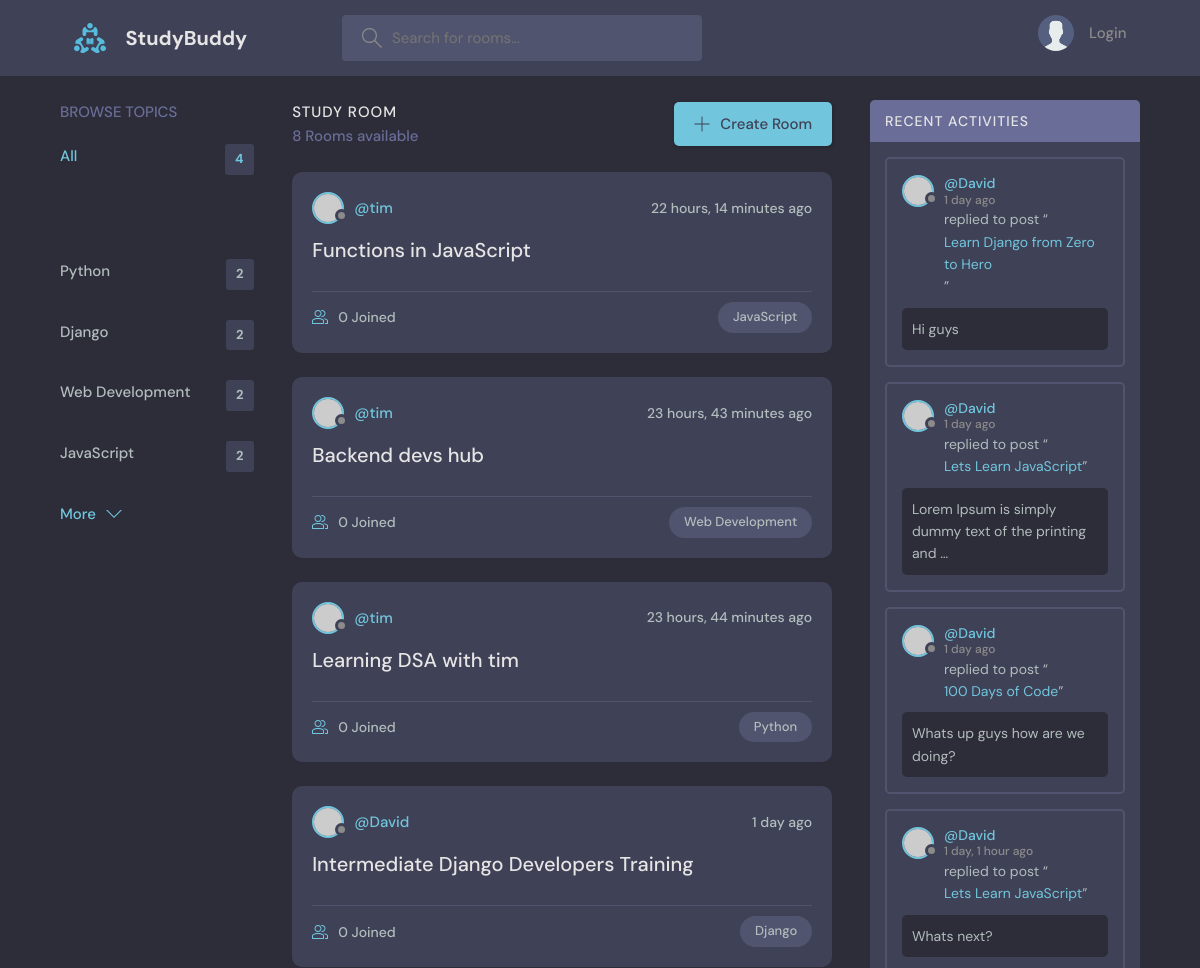
The app's page / (upper part), older data.
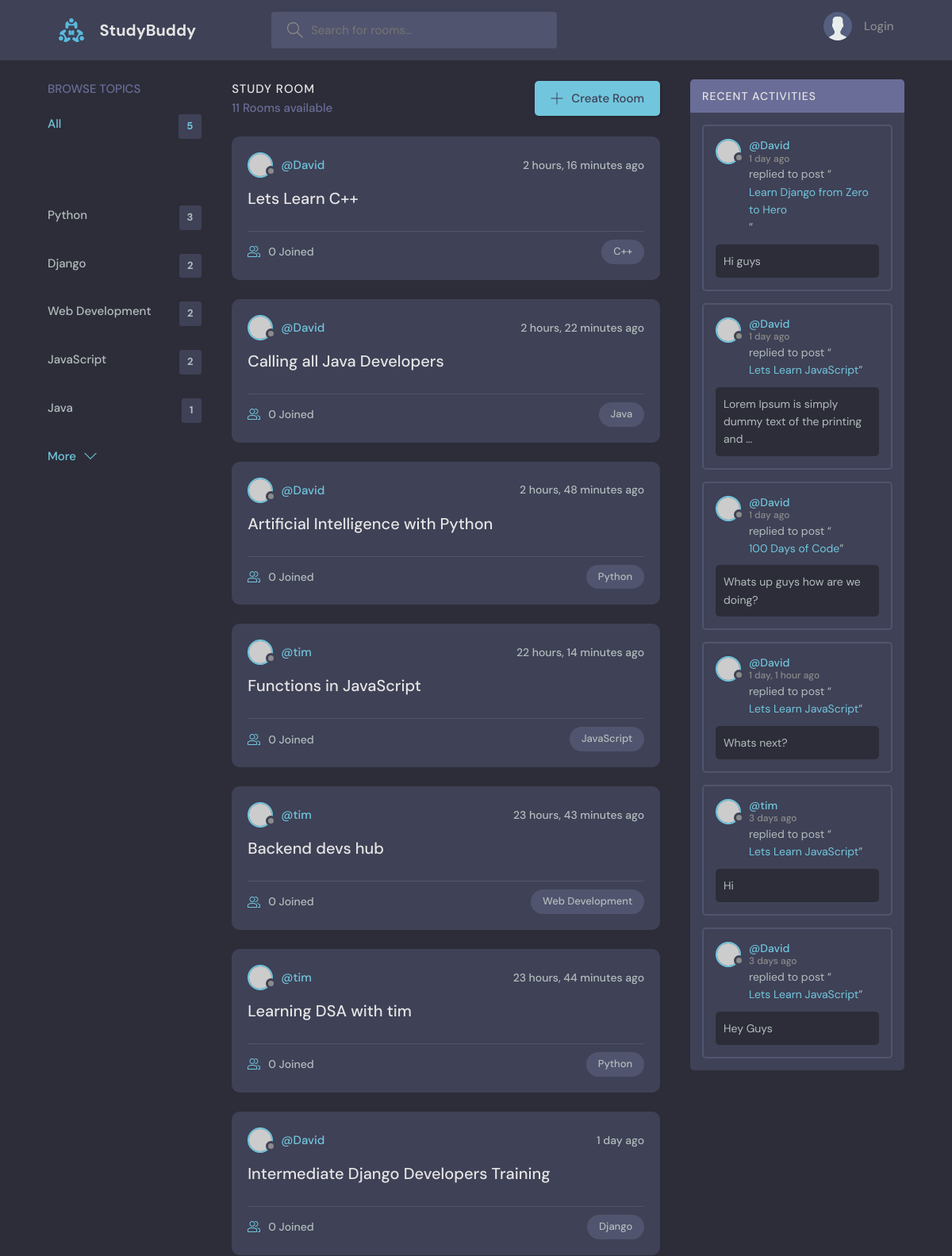
The same page, newer data.
### base/models.py (models this page shows, shortened)
class Topic(models.Model):
    name = models.CharField(max_length=200)

class Room(models.Model):
    host = models.ForeignKey(User, on_delete=models.SET_NULL, null=True)
    topic = models.ForeignKey(Topic, on_delete=models.SET_NULL, null=True)
    name = models.CharField(max_length=200)
    description = models.TextField(null=True, blank=True)
    participants = models.ManyToManyField(User, related_name='participants', blank=True)
    updated = models.DateTimeField(auto_now=True)
    created=models.DateTimeField(auto_now_add=True)
    class Meta:
        ordering = ['-created', '-updated']
    def __str__(self):
        return self.name

class Message(models.Model):
    user  =  models.ForeignKey(User, on_delete=models.CASCADE)
    room = models.ForeignKey(Room, on_delete=models.CASCADE)
    body = models.TextField()
    updated = models.DateTimeField(auto_now=True)
    created=models.DateTimeField(auto_now_add=True)
    class Meta:
            ordering = ['-created', '-updated']

### base/views.py (the view)
# urls.py: path('', views.home, name='home'),
def home(request):
    q =  request.GET.get('q') if request.GET.get('q') != None else ''
    rooms  = Room.objects.filter(
        Q(topic__name__icontains=q) |
        Q(name__icontains=q) |
        Q(description__icontains=q)
        )
    topics  = Topic.objects.all()[0:5]
    room_count = rooms.count()
    room_messages = Message.objects.filter(Q(room__topic__name__icontains=q))
    context = {'rooms': rooms, 'topics': topics, 'room_count':room_count, 'room_messages':room_messages}
    return render(request, 'base/home.html', context)

### base/templates/base/home.html (shortened to what this page needs)
{% extends 'main.html' %}
{% block content %}
    <main class="layout layout--3">
      <div class="container">
         {% include 'base/topics_component.html' %}
        <div class="roomList">
          <div class="roomList__header">
            <div>
              <h2>Study Room</h2>
              <p>{{room_count}} Rooms available</p>
            </div>
            <a class="btn btn--main" href="{% url 'create-room' %}">
              <svg version="1.1" xmlns="http://www.w3.org/2000/svg" width="32" height="32" viewBox="0 0 32 32">
                <title>add</title>
                <path
                  d="M16.943 0.943h-1.885v14.115h-14.115v1.885h14.115v14.115h1.885v-14.115h14.115v-1.885h-14.115v-14.115z"
                ></path>
              </svg>
              Create Room
            </a>
          </div>
          {% include 'base/feed_component.html' %}
        </div>
        {% include 'base/activity_component.html' %}
      </div>
    </main>
{% endblock content %}

### base/templates/base/topics_component.html (shortened to what this page needs)
<div class="topics">
          <div class="topics__header">
            <h2>Browse Topics</h2>
          </div>
          <ul class="topics__list">
            <li>
              <a href="{% url 'home' %}" class="active">All <span>{{topics.count}}</span>
            </li>
            {% for topic in topics %}
            <li>
              <a href="{% url 'home' %}?q={{topic.name}}">{{topic.name}} <span>{{topic.room_set.all.count}}</span></a>
            </li>
            {% endfor %}
          <a class="btn btn--link" href="{% url 'topics' %}">
            More
            <svg version="1.1" xmlns="http://www.w3.org/2000/svg" width="32" height="32" viewBox="0 0 32 32">
              <title>chevron-down</title>
              <path d="M16 21l-13-13h-3l16 16 16-16h-3l-13 13z"></path>
            </svg>
          </a>
        </div>

### base/templates/base/feed_component.html (shortened to what this page needs)
{% for room in rooms %}
<div class="roomListRoom">
            <div class="roomListRoom__header">
              <a href="{% url 'user-profile' room.host.id %}" class="roomListRoom__author">
                <div class="avatar avatar--small">
                  <img src="https://randomuser.me/api/portraits/women/11.jpg" />
                </div>
                <span>@{{room.host.username}}</span>
              </a>
              <div class="roomListRoom__actions">
                <span>{{room.created|timesince}} ago</span>
              </div>
            </div>
            <div class="roomListRoom__content">
              <a href="{% url 'room' room.id %}">{{room.name}}</a>
            </div>
            <div class="roomListRoom__meta">
              <a href="{% url 'room' room.id %}" class="roomListRoom__joined">
                {{room.participants.all.count}} Joined
              </a>
              <p class="roomListRoom__topic">{{room.topic.name}}</p>
            </div>
</div>
  {% endfor %}

### base/templates/base/activity_component.html (shortened to what this page needs)
 <div class="activities">
          <div class="activities__header">
            <h2>Recent Activities</h2>
          </div>
          {% for message in room_messages %}
          <div class="activities__box">
            <div class="activities__boxHeader roomListRoom__header">
              <a href="{% url 'user-profile' message.user.id %}" class="roomListRoom__author">
                <div class="avatar avatar--small">
                  <img src="https://randomuser.me/api/portraits/women/11.jpg" />
                </div>
                <p>
                  @{{message.user.username}}
                  <span>{{message.created|timesince}} ago</span>
                </p>
              </a>
            </div>
            <div class="activities__boxContent">
              <p>replied to post “<a href="{% url 'room' message.room.id %}">{{message.room}}</a>”</p>
              <div class="activities__boxRoomContent">
                {{message.body|truncatewords:10}}
              </div>
            </div>
          </div>
          {% endfor %}
        </div>

Row changes from the older to the newer data that the page shows:
computed for Topic "Python": room_set.all.count "2" → "3"
added Topic: name "Java", room_set.all.count "1"
added Room: host.username "David", created "2 hours, 16 minutes", name "Lets Learn C++", participants.all.count "0", topic.name "C++"
added Room: host.username "David", created "2 hours, 22 minutes", name "Calling all Java Developers", participants.all.count "0", topic.name "Java"
added Room: host.username "David", created "2 hours, 48 minutes", name "Artificial Intelligence with Python", participants.all.count "0", topic.name "Python"
now on this page (row unchanged): Message: user.username "tim", created "3 days", room "Lets Learn JavaScript", body "Hi"
now on this page (row unchanged): Message: user.username "David", created "3 days", room "Lets Learn JavaScript", body "Hey Guys"
Text that changed along with them:
{{ topics.count }}: "4" → "5"
{{ room_count }}: "8" → "11"
